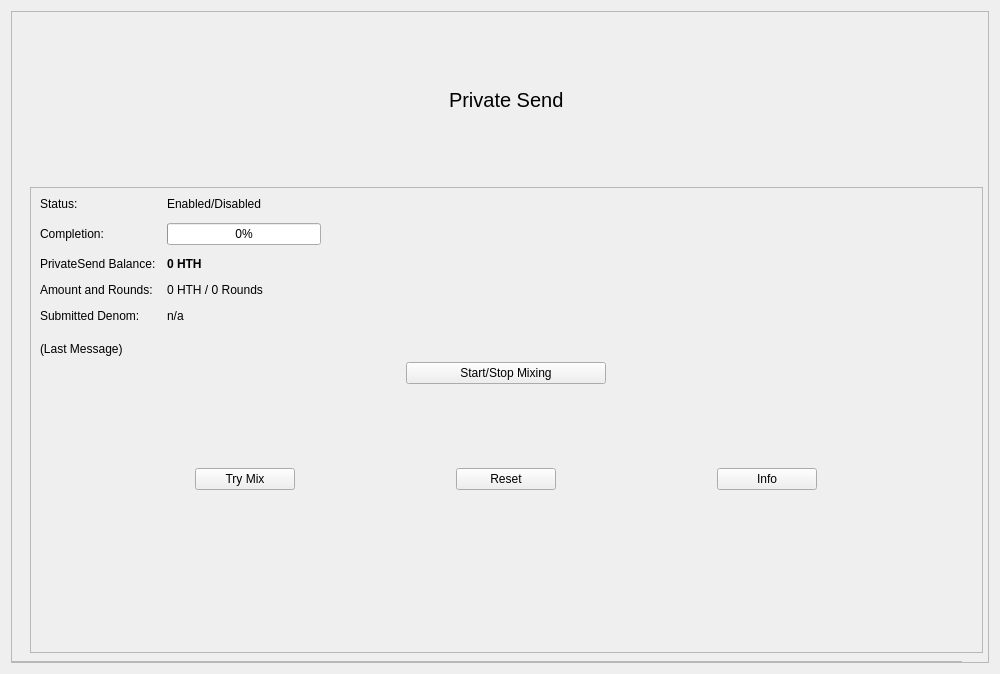
<?xml version="1.0" encoding="UTF-8"?>
<ui version="4.0">
 <class>OverviewAPage</class>
 <widget class="QWidget" name="OverviewAPage">
  <property name="geometry">
   <rect>
    <x>0</x>
    <y>0</y>
    <width>1000</width>
    <height>674</height>
   </rect>
  </property>
  <property name="sizePolicy">
   <sizepolicy hsizetype="Preferred" vsizetype="Preferred">
    <horstretch>0</horstretch>
    <verstretch>0</verstretch>
   </sizepolicy>
  </property>
  <property name="minimumSize">
   <size>
    <width>1000</width>
    <height>0</height>
   </size>
  </property>
  <property name="maximumSize">
   <size>
    <width>1000</width>
    <height>16777215</height>
   </size>
  </property>
  <property name="windowTitle">
   <string>Form</string>
  </property>
  <layout class="QVBoxLayout" name="topLayout">
   <item>
    <widget class="QFrame" name="frame">
     <property name="frameShape">
      <enum>QFrame::StyledPanel</enum>
     </property>
     <property name="frameShadow">
      <enum>QFrame::Raised</enum>
     </property>
     <widget class="QFrame" name="frame_bottom_1">
      <property name="geometry">
       <rect>
        <x>10</x>
        <y>0</y>
        <width>971</width>
        <height>651</height>
       </rect>
      </property>
      <property name="minimumSize">
       <size>
        <width>0</width>
        <height>320</height>
       </size>
      </property>
      <layout class="QVBoxLayout" name="verticalLayout_9">
       <item>
        <layout class="QVBoxLayout" name="verticalLayout_7">
         <item>
          <layout class="QHBoxLayout" name="horizontalLayout_12">
           <item>
            <spacer name="horizontalSpacer">
             <property name="orientation">
              <enum>Qt::Horizontal</enum>
             </property>
             <property name="sizeType">
              <enum>QSizePolicy::Fixed</enum>
             </property>
             <property name="sizeHint" stdset="0">
              <size>
               <width>300</width>
               <height>20</height>
              </size>
             </property>
            </spacer>
           </item>
           <item alignment="Qt::AlignHCenter|Qt::AlignVCenter">
            <widget class="QLabel" name="label">
             <property name="sizePolicy">
              <sizepolicy hsizetype="Fixed" vsizetype="Fixed">
               <horstretch>0</horstretch>
               <verstretch>0</verstretch>
              </sizepolicy>
             </property>
             <property name="minimumSize">
              <size>
               <width>50</width>
               <height>50</height>
              </size>
             </property>
             <property name="maximumSize">
              <size>
               <width>130</width>
               <height>50</height>
              </size>
             </property>
             <property name="styleSheet">
              <string notr="true">font-size: 20px;</string>
             </property>
             <property name="text">
              <string>Private Send</string>
             </property>
            </widget>
           </item>
           <item>
            <spacer name="horizontalSpacer_10">
             <property name="orientation">
              <enum>Qt::Horizontal</enum>
             </property>
             <property name="sizeType">
              <enum>QSizePolicy::Fixed</enum>
             </property>
             <property name="sizeHint" stdset="0">
              <size>
               <width>300</width>
               <height>20</height>
              </size>
             </property>
            </spacer>
           </item>
          </layout>
         </item>
         <item>
          <widget class="QFrame" name="listTransactions_2">
           <property name="enabled">
            <bool>true</bool>
           </property>
           <property name="layoutDirection">
            <enum>Qt::LeftToRight</enum>
           </property>
           <property name="styleSheet">
            <string notr="true">box-shadow: 0 4px 8px 0 #34bcaa, 0 6px 20px 0 #34bcaa;</string>
           </property>
           <property name="frameShape">
            <enum>QFrame::StyledPanel</enum>
           </property>
           <property name="frameShadow">
            <enum>QFrame::Raised</enum>
           </property>
           <layout class="QVBoxLayout" name="VerticalLayout_PS1_2">
            <item>
             <layout class="QFormLayout" name="privateSendFormLayout_2">
              <property name="fieldGrowthPolicy">
               <enum>QFormLayout::AllNonFixedFieldsGrow</enum>
              </property>
              <property name="horizontalSpacing">
               <number>11</number>
              </property>
              <property name="verticalSpacing">
               <number>12</number>
              </property>
              <item row="0" column="0">
               <widget class="QLabel" name="labelPrivateSendEnabledText_2">
                <property name="text">
                 <string>Status:</string>
                </property>
               </widget>
              </item>
              <item row="0" column="1">
               <widget class="QLabel" name="labelPrivateSendEnabled_2">
                <property name="text">
                 <string>Enabled/Disabled</string>
                </property>
               </widget>
              </item>
              <item row="1" column="0">
               <widget class="QLabel" name="labelCompletitionText_2">
                <property name="text">
                 <string>Completion:</string>
                </property>
               </widget>
              </item>
              <item row="1" column="1">
               <widget class="QProgressBar" name="privateSendProgress_2">
                <property name="maximumSize">
                 <size>
                  <width>154</width>
                  <height>16777215</height>
                 </size>
                </property>
                <property name="value">
                 <number>0</number>
                </property>
               </widget>
              </item>
              <item row="2" column="0">
               <widget class="QLabel" name="labelAnonymizedText_2">
                <property name="text">
                 <string>PrivateSend Balance:</string>
                </property>
               </widget>
              </item>
              <item row="2" column="1">
               <widget class="QLabel" name="labelAnonymized_2">
                <property name="font">
                 <font>
                  <weight>75</weight>
                  <bold>true</bold>
                 </font>
                </property>
                <property name="text">
                 <string notr="true">0 HTH</string>
                </property>
               </widget>
              </item>
              <item row="3" column="0">
               <widget class="QLabel" name="labelAmountAndRoundsText_2">
                <property name="text">
                 <string>Amount and Rounds:</string>
                </property>
               </widget>
              </item>
              <item row="3" column="1">
               <widget class="QLabel" name="labelAmountRounds_2">
                <property name="text">
                 <string>0 HTH / 0 Rounds</string>
                </property>
               </widget>
              </item>
              <item row="4" column="0">
               <widget class="QLabel" name="labelSubmittedDenomText_2">
                <property name="text">
                 <string>Submitted Denom:</string>
                </property>
               </widget>
              </item>
              <item row="4" column="1">
               <widget class="QLabel" name="labelSubmittedDenom_2">
                <property name="toolTip">
                 <string>The denominations you submitted to the Masternode.&lt;br&gt;To mix, other users must submit the exact same denominations.</string>
                </property>
                <property name="text">
                 <string>n/a</string>
                </property>
               </widget>
              </item>
             </layout>
            </item>
            <item>
             <spacer name="verticalSpacer">
              <property name="orientation">
               <enum>Qt::Vertical</enum>
              </property>
              <property name="sizeType">
               <enum>QSizePolicy::Fixed</enum>
              </property>
              <property name="sizeHint" stdset="0">
               <size>
                <width>20</width>
                <height>13</height>
               </size>
              </property>
             </spacer>
            </item>
            <item>
             <layout class="QVBoxLayout" name="VerticalLayout_PS_2">
              <item>
               <widget class="QLabel" name="labelPrivateSendLastMessage_2">
                <property name="text">
                 <string>(Last Message)</string>
                </property>
                <property name="alignment">
                 <set>Qt::AlignLeading|Qt::AlignLeft|Qt::AlignTop</set>
                </property>
                <property name="wordWrap">
                 <bool>true</bool>
                </property>
               </widget>
              </item>
              <item alignment="Qt::AlignHCenter|Qt::AlignVCenter">
               <widget class="QPushButton" name="togglePrivateSend_2">
                <property name="sizePolicy">
                 <sizepolicy hsizetype="MinimumExpanding" vsizetype="Fixed">
                  <horstretch>0</horstretch>
                  <verstretch>0</verstretch>
                 </sizepolicy>
                </property>
                <property name="minimumSize">
                 <size>
                  <width>200</width>
                  <height>0</height>
                 </size>
                </property>
                <property name="maximumSize">
                 <size>
                  <width>200</width>
                  <height>16777215</height>
                 </size>
                </property>
                <property name="text">
                 <string>Start/Stop Mixing</string>
                </property>
               </widget>
              </item>
              <item>
               <spacer name="verticalSpacer_4">
                <property name="orientation">
                 <enum>Qt::Vertical</enum>
                </property>
                <property name="sizeType">
                 <enum>QSizePolicy::Preferred</enum>
                </property>
                <property name="sizeHint" stdset="0">
                 <size>
                  <width>20</width>
                  <height>78</height>
                 </size>
                </property>
               </spacer>
              </item>
              <item>
               <layout class="QHBoxLayout" name="horizontalLayout_debugbuttons_2">
                <item>
                 <widget class="QPushButton" name="privateSendAuto_2">
                  <property name="sizePolicy">
                   <sizepolicy hsizetype="MinimumExpanding" vsizetype="Fixed">
                    <horstretch>0</horstretch>
                    <verstretch>0</verstretch>
                   </sizepolicy>
                  </property>
                  <property name="minimumSize">
                   <size>
                    <width>100</width>
                    <height>0</height>
                   </size>
                  </property>
                  <property name="maximumSize">
                   <size>
                    <width>100</width>
                    <height>16777215</height>
                   </size>
                  </property>
                  <property name="toolTip">
                   <string>Try to manually submit a PrivateSend request.</string>
                  </property>
                  <property name="text">
                   <string>Try Mix</string>
                  </property>
                 </widget>
                </item>
                <item>
                 <widget class="QPushButton" name="privateSendReset_2">
                  <property name="sizePolicy">
                   <sizepolicy hsizetype="MinimumExpanding" vsizetype="Fixed">
                    <horstretch>0</horstretch>
                    <verstretch>0</verstretch>
                   </sizepolicy>
                  </property>
                  <property name="minimumSize">
                   <size>
                    <width>100</width>
                    <height>0</height>
                   </size>
                  </property>
                  <property name="maximumSize">
                   <size>
                    <width>100</width>
                    <height>16777215</height>
                   </size>
                  </property>
                  <property name="toolTip">
                   <string>Reset the current status of PrivateSend (can interrupt PrivateSend if it's in the process of Mixing, which can cost you money!)</string>
                  </property>
                  <property name="autoFillBackground">
                   <bool>false</bool>
                  </property>
                  <property name="text">
                   <string>Reset</string>
                  </property>
                 </widget>
                </item>
                <item>
                 <widget class="QPushButton" name="privateSendInfo_2">
                  <property name="sizePolicy">
                   <sizepolicy hsizetype="MinimumExpanding" vsizetype="Fixed">
                    <horstretch>0</horstretch>
                    <verstretch>0</verstretch>
                   </sizepolicy>
                  </property>
                  <property name="minimumSize">
                   <size>
                    <width>100</width>
                    <height>0</height>
                   </size>
                  </property>
                  <property name="maximumSize">
                   <size>
                    <width>100</width>
                    <height>16777215</height>
                   </size>
                  </property>
                  <property name="toolTip">
                   <string>Information about PrivateSend and Mixing</string>
                  </property>
                  <property name="text">
                   <string>Info</string>
                  </property>
                 </widget>
                </item>
               </layout>
              </item>
             </layout>
            </item>
            <item>
             <spacer name="verticalSpacer_5">
              <property name="orientation">
               <enum>Qt::Vertical</enum>
              </property>
              <property name="sizeType">
               <enum>QSizePolicy::Fixed</enum>
              </property>
              <property name="sizeHint" stdset="0">
               <size>
                <width>20</width>
                <height>153</height>
               </size>
              </property>
             </spacer>
            </item>
           </layout>
          </widget>
         </item>
        </layout>
       </item>
      </layout>
     </widget>
     <widget class="QFrame" name="frame_4">
      <property name="geometry">
       <rect>
        <x>0</x>
        <y>650</y>
        <width>951</width>
        <height>71</height>
       </rect>
      </property>
      <property name="frameShape">
       <enum>QFrame::StyledPanel</enum>
      </property>
      <property name="frameShadow">
       <enum>QFrame::Raised</enum>
      </property>
     </widget>
    </widget>
   </item>
  </layout>
 </widget>
 <resources/>
 <connections/>
</ui>
